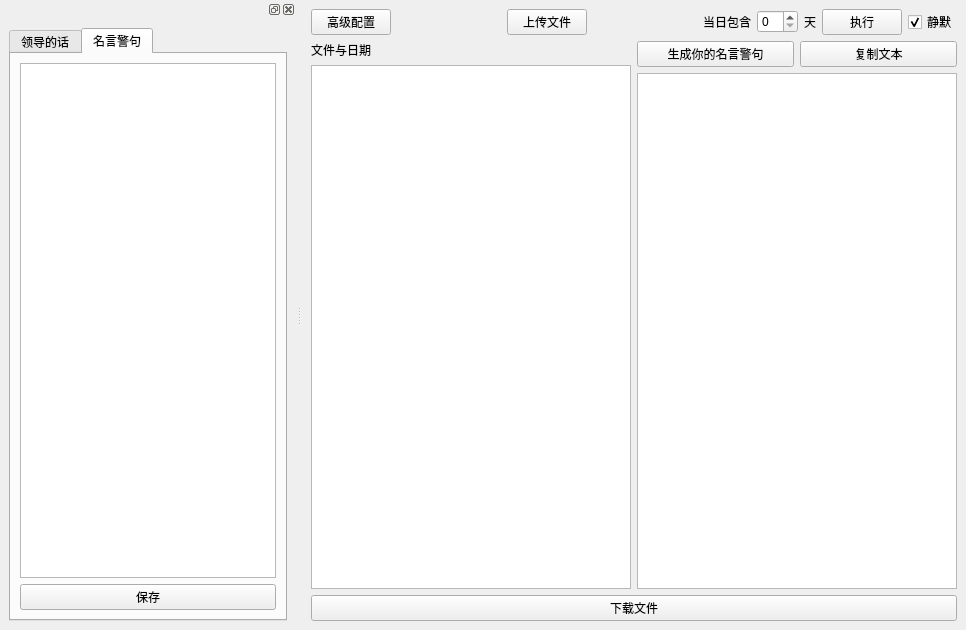
<?xml version="1.0" encoding="UTF-8"?>
<ui version="4.0">
 <class>MainWindow</class>
 <widget class="QMainWindow" name="MainWindow">
  <property name="windowModality">
   <enum>Qt::NonModal</enum>
  </property>
  <property name="geometry">
   <rect>
    <x>0</x>
    <y>0</y>
    <width>966</width>
    <height>630</height>
   </rect>
  </property>
  <property name="windowTitle">
   <string>MainWindow</string>
  </property>
  <property name="documentMode">
   <bool>true</bool>
  </property>
  <widget class="QWidget" name="centralwidget">
   <layout class="QVBoxLayout" name="verticalLayout_6">
    <item>
     <layout class="QHBoxLayout" name="horizontalLayout">
      <item>
       <widget class="QPushButton" name="config_button">
        <property name="enabled">
         <bool>true</bool>
        </property>
        <property name="text">
         <string>高级配置</string>
        </property>
       </widget>
      </item>
      <item>
       <spacer name="horizontalSpacer_2">
        <property name="orientation">
         <enum>Qt::Horizontal</enum>
        </property>
        <property name="sizeHint" stdset="0">
         <size>
          <width>40</width>
          <height>20</height>
         </size>
        </property>
       </spacer>
      </item>
      <item>
       <widget class="QPushButton" name="upload_file_button">
        <property name="text">
         <string>上传文件</string>
        </property>
       </widget>
      </item>
      <item>
       <spacer name="horizontalSpacer">
        <property name="orientation">
         <enum>Qt::Horizontal</enum>
        </property>
        <property name="sizeHint" stdset="0">
         <size>
          <width>40</width>
          <height>20</height>
         </size>
        </property>
       </spacer>
      </item>
      <item>
       <widget class="QLabel" name="label">
        <property name="text">
         <string>当日包含</string>
        </property>
       </widget>
      </item>
      <item>
       <widget class="QSpinBox" name="equal_buffer_value"/>
      </item>
      <item>
       <widget class="QLabel" name="label_2">
        <property name="text">
         <string>天</string>
        </property>
       </widget>
      </item>
      <item>
       <widget class="QPushButton" name="do_button">
        <property name="text">
         <string>执行</string>
        </property>
       </widget>
      </item>
      <item>
       <widget class="QCheckBox" name="run_mute_checkbox">
        <property name="text">
         <string>静默</string>
        </property>
        <property name="checked">
         <bool>true</bool>
        </property>
       </widget>
      </item>
     </layout>
    </item>
    <item>
     <layout class="QHBoxLayout" name="horizontalLayout_3">
      <item>
       <layout class="QVBoxLayout" name="verticalLayout_5">
        <item>
         <widget class="QLabel" name="label_3">
          <property name="text">
           <string>文件与日期</string>
          </property>
         </widget>
        </item>
        <item>
         <widget class="QListWidget" name="file_date_value"/>
        </item>
       </layout>
      </item>
      <item>
       <layout class="QVBoxLayout" name="verticalLayout_4">
        <item>
         <layout class="QHBoxLayout" name="horizontalLayout_2">
          <item>
           <widget class="QPushButton" name="motto_change_button">
            <property name="text">
             <string>生成你的名言警句</string>
            </property>
           </widget>
          </item>
          <item>
           <widget class="QPushButton" name="copy_summary_button">
            <property name="text">
             <string>复制文本</string>
            </property>
           </widget>
          </item>
         </layout>
        </item>
        <item>
         <widget class="QTextBrowser" name="leader_word_value"/>
        </item>
       </layout>
      </item>
     </layout>
    </item>
    <item>
     <widget class="QPushButton" name="download_file_button">
      <property name="text">
       <string>下载文件</string>
      </property>
     </widget>
    </item>
   </layout>
  </widget>
  <widget class="QDockWidget" name="config_dock">
   <property name="floating">
    <bool>true</bool>
   </property>
   <property name="allowedAreas">
    <set>Qt::LeftDockWidgetArea</set>
   </property>
   <attribute name="dockWidgetArea">
    <number>1</number>
   </attribute>
   <widget class="QWidget" name="dockWidgetContents_3">
    <layout class="QVBoxLayout" name="verticalLayout_3">
     <item>
      <widget class="QTabWidget" name="config_tab">
       <property name="currentIndex">
        <number>1</number>
       </property>
       <widget class="QWidget" name="tab">
        <attribute name="title">
         <string>领导的话</string>
        </attribute>
        <layout class="QVBoxLayout" name="verticalLayout">
         <item>
          <widget class="QTextEdit" name="leader_word_template_value"/>
         </item>
         <item>
          <widget class="QPushButton" name="save_leader_word_template_button">
           <property name="text">
            <string>保存</string>
           </property>
          </widget>
         </item>
        </layout>
       </widget>
       <widget class="QWidget" name="tab_2">
        <attribute name="title">
         <string>名言警句</string>
        </attribute>
        <layout class="QVBoxLayout" name="verticalLayout_2">
         <item>
          <widget class="QTextEdit" name="motto_list_value"/>
         </item>
         <item>
          <widget class="QPushButton" name="save_motto_list_button">
           <property name="text">
            <string>保存</string>
           </property>
          </widget>
         </item>
        </layout>
       </widget>
      </widget>
     </item>
    </layout>
   </widget>
  </widget>
 </widget>
 <resources/>
 <connections/>
</ui>
